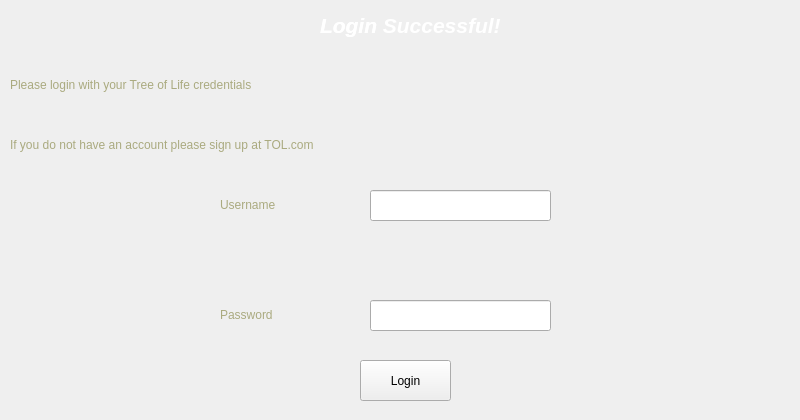
<?xml version="1.0" encoding="UTF-8"?>
<ui version="4.0">
 <class>Form</class>
 <widget class="QWidget" name="Form">
  <property name="geometry">
   <rect>
    <x>0</x>
    <y>0</y>
    <width>800</width>
    <height>420</height>
   </rect>
  </property>
  <property name="windowTitle">
   <string>Form</string>
  </property>
  <widget class="QLineEdit" name="password">
   <property name="geometry">
    <rect>
     <x>370</x>
     <y>190</y>
     <width>181</width>
     <height>31</height>
    </rect>
   </property>
  </widget>
  <widget class="QLineEdit" name="lineEdit_2">
   <property name="geometry">
    <rect>
     <x>370</x>
     <y>300</y>
     <width>181</width>
     <height>31</height>
    </rect>
   </property>
  </widget>
  <widget class="QLabel" name="label_2">
   <property name="geometry">
    <rect>
     <x>220</x>
     <y>190</y>
     <width>141</width>
     <height>31</height>
    </rect>
   </property>
   <property name="text">
    <string>&lt;html&gt;&lt;head/&gt;&lt;body&gt;&lt;p&gt;&lt;span style=&quot; color:#aaaa7f;&quot;&gt;Username&lt;/span&gt;&lt;/p&gt;&lt;/body&gt;&lt;/html&gt;</string>
   </property>
  </widget>
  <widget class="QLabel" name="label_3">
   <property name="geometry">
    <rect>
     <x>220</x>
     <y>300</y>
     <width>111</width>
     <height>31</height>
    </rect>
   </property>
   <property name="text">
    <string>&lt;html&gt;&lt;head/&gt;&lt;body&gt;&lt;p&gt;&lt;span style=&quot; color:#aaaa7f;&quot;&gt;Password&lt;/span&gt;&lt;/p&gt;&lt;/body&gt;&lt;/html&gt;</string>
   </property>
  </widget>
  <widget class="QPushButton" name="pushButton">
   <property name="geometry">
    <rect>
     <x>360</x>
     <y>360</y>
     <width>91</width>
     <height>41</height>
    </rect>
   </property>
   <property name="text">
    <string>Login</string>
   </property>
  </widget>
  <widget class="QLabel" name="label_4">
   <property name="geometry">
    <rect>
     <x>10</x>
     <y>70</y>
     <width>771</width>
     <height>31</height>
    </rect>
   </property>
   <property name="text">
    <string>&lt;html&gt;&lt;head/&gt;&lt;body&gt;&lt;p&gt;&lt;span style=&quot; color:#aaaa7f;&quot;&gt;Please login with your Tree of Life credentials&lt;/span&gt;&lt;/p&gt;&lt;/body&gt;&lt;/html&gt;</string>
   </property>
  </widget>
  <widget class="QLabel" name="label_5">
   <property name="geometry">
    <rect>
     <x>10</x>
     <y>130</y>
     <width>781</width>
     <height>31</height>
    </rect>
   </property>
   <property name="text">
    <string>&lt;html&gt;&lt;head/&gt;&lt;body&gt;&lt;p&gt;&lt;span style=&quot; color:#aaaa7f;&quot;&gt;If you do not have an account please sign up at TOL.com&lt;/span&gt;&lt;/p&gt;&lt;/body&gt;&lt;/html&gt;</string>
   </property>
  </widget>
  <widget class="QLabel" name="label_6">
   <property name="geometry">
    <rect>
     <x>-10</x>
     <y>0</y>
     <width>811</width>
     <height>60</height>
    </rect>
   </property>
   <property name="text">
    <string/>
   </property>
   <property name="pixmap">
    <pixmap>greenBlock.jpg</pixmap>
   </property>
   <property name="scaledContents">
    <bool>true</bool>
   </property>
  </widget>
  <widget class="QLabel" name="login_main">
   <property name="geometry">
    <rect>
     <x>320</x>
     <y>-20</y>
     <width>801</width>
     <height>91</height>
    </rect>
   </property>
   <property name="text">
    <string>&lt;html&gt;&lt;head/&gt;&lt;body&gt;&lt;p&gt;&lt;span style=&quot; font-size:16pt; font-weight:600; font-style:italic; color:#ffffff;&quot;&gt;Login&lt;/span&gt;&lt;/p&gt;&lt;/body&gt;&lt;/html&gt;</string>
   </property>
  </widget>
  <widget class="QLabel" name="login_suc">
   <property name="geometry">
    <rect>
     <x>320</x>
     <y>-20</y>
     <width>801</width>
     <height>91</height>
    </rect>
   </property>
   <property name="text">
    <string>&lt;html&gt;&lt;head/&gt;&lt;body&gt;&lt;p&gt;&lt;span style=&quot; font-size:16pt; font-weight:600; font-style:italic; color:#ffffff;&quot;&gt;Login Successful!&lt;/span&gt;&lt;/p&gt;&lt;/body&gt;&lt;/html&gt;</string>
   </property>
  </widget>
 </widget>
 <resources/>
 <connections/>
</ui>
